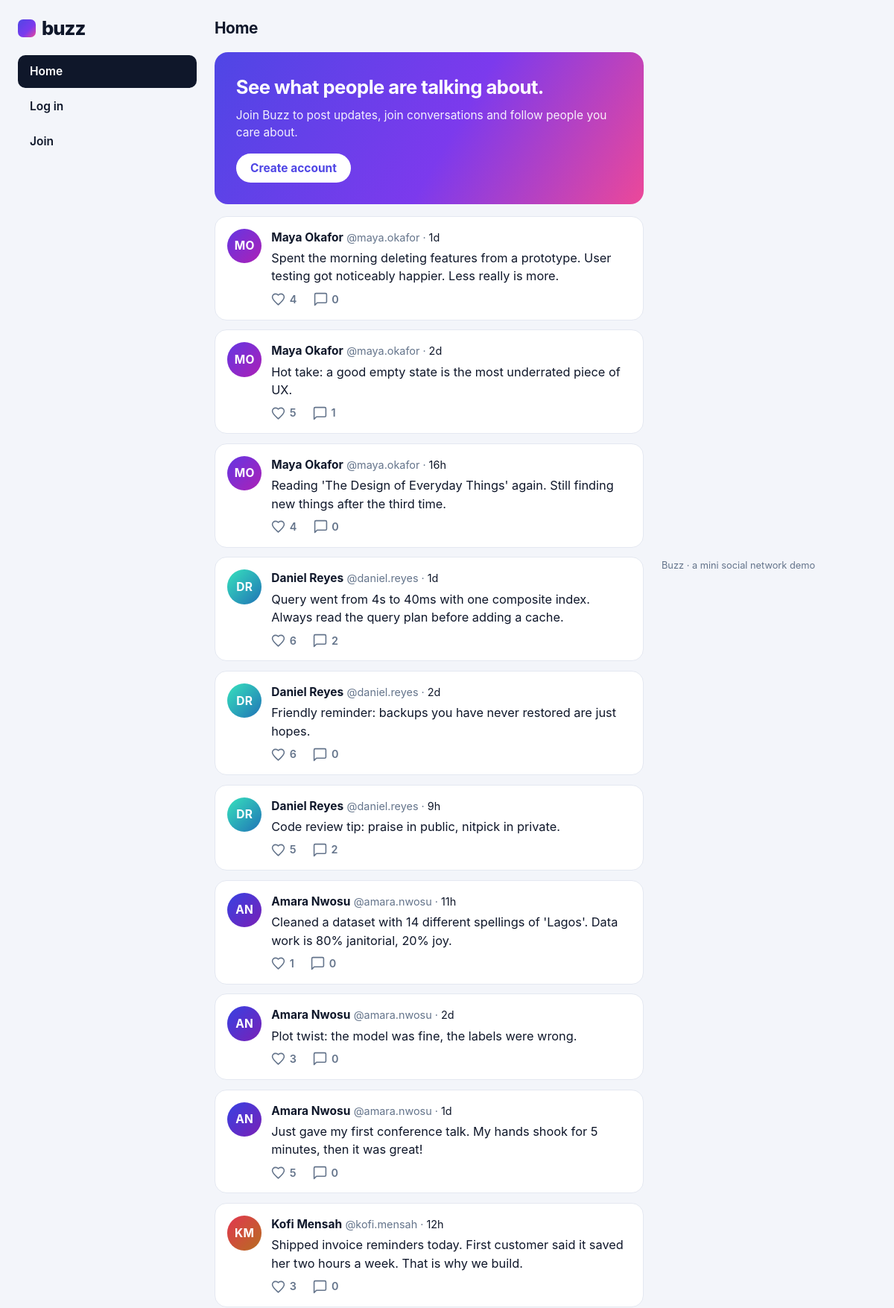
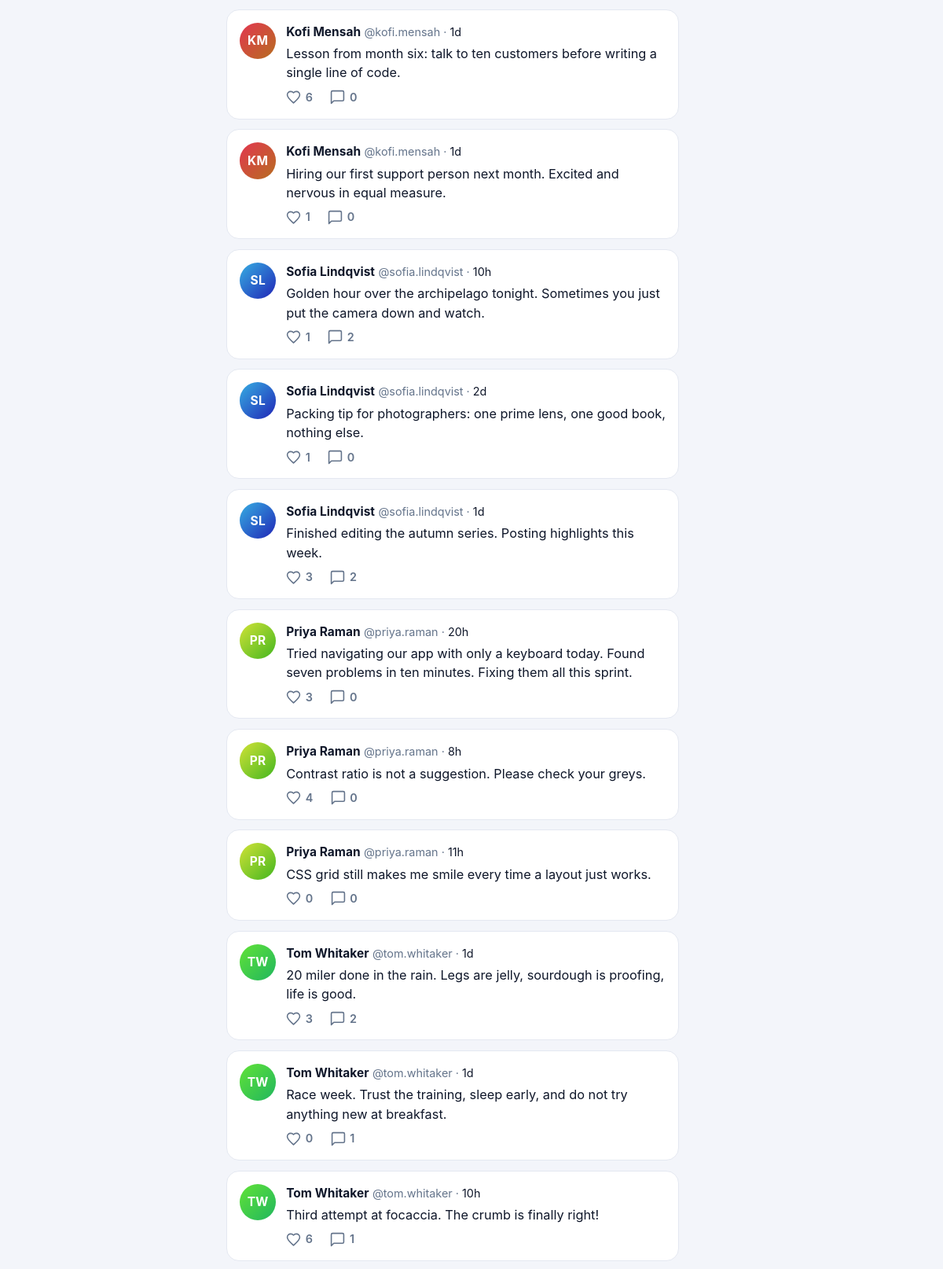
The page / (upper part) on the database its author committed (2 pictures, top to bottom).
### core/models.py (models this page shows, shortened)
class Post(models.Model):
    author = models.ForeignKey(User, on_delete=models.CASCADE, related_name="posts")
    text = models.CharField(max_length=280)
    likes = models.ManyToManyField(User, related_name="liked_posts", blank=True)
    created = models.DateTimeField(auto_now_add=True)
    class Meta: ordering = ["-created"]

### core/views.py (the view)
# urls.py: path("", v.feed, name="feed"),
def feed(request):
    tab = "all"
    posts = Post.objects.all()
    if request.user.is_authenticated and request.GET.get("tab") != "all":
        tab = "following"
        ids = list(request.user.following.values_list("following_id", flat=True)) + [request.user.id]
        posts = posts.filter(author_id__in=ids)
    return render(request, "core/feed.html", {"posts": with_counts(posts)[:50], "tab": tab, "liked_ids": liked_ids(request)})

### core/context.py (called while the page is built)
def sidebar(request):
    if not request.user.is_authenticated:
        return {}
    skip = set(request.user.following.values_list("following_id", flat=True)) | {request.user.id}
    users = get_user_model().objects.exclude(id__in=skip).annotate(nf=Count("followers")).order_by("-nf", "username")[:4]
    return {"suggestions": users}

### core/templatetags/core_extras.py (called while the page is built)
@register.filter
def hue(name): return sum(map(ord, name)) * 53 % 360

@register.filter
def initial(user):
    name = user.get_full_name() or user.username
    return "".join(w[0] for w in name.split()[:2]).upper()

@register.filter
def ago(dt):
    s = int((timezone.now() - dt).total_seconds())
    if s < 60: return "now"
    if s < 3600: return f"{s // 60}m"
    if s < 86400: return f"{s // 3600}h"
    if s < 7 * 86400: return f"{s // 86400}d"
    return dt.strftime("%b %d")

### core/views.py (called while the page is built)
def with_counts(qs):
    return qs.select_related("author").annotate(nlikes=Count("likes", distinct=True), ncomments=Count("comments", distinct=True))

def liked_ids(request):
    return set(request.user.liked_posts.values_list("id", flat=True)) if request.user.is_authenticated else set()

### core/templates/core/feed.html
{% extends "base.html" %}{% block content %}
<h1 class="pt">Home</h1>
{% if user.is_authenticated %}{% include "core/_composer.html" %}
<div class="tabs"><a class="{% if tab == 'following' %}on{% endif %}" href="?tab=following">Following</a><a class="{% if tab == 'all' %}on{% endif %}" href="?tab=all">Everyone</a></div>
{% else %}<div class="hero"><h2>See what people are talking about.</h2><p>Join Buzz to post updates, join conversations and follow people you care about.</p><a class="btn light" href="{% url 'register' %}">Create account</a></div>{% endif %}
{% for p in posts %}{% include "core/_post.html" %}{% empty %}<div class="panel empty"><b>Your feed is quiet.</b><p class="muted">Follow a few people to fill it up.</p><a class="btn sm" href="{% url 'people' %}">Find people</a></div>{% endfor %}{% endblock %}

### core/templates/core/_post.html
{% load core_extras %}<article class="post">
<a class="av" style="--h:{{ p.author.username|hue }}" href="{% url 'profile' p.author.username %}">{{ p.author|initial }}</a>
<div class="body"><div class="meta"><a href="{% url 'profile' p.author.username %}"><b>{{ p.author.get_full_name|default:p.author.username }}</b></a>
<span class="muted">@{{ p.author.username }} &middot; <a class="muted" href="{% url 'post_detail' p.pk %}" title="{{ p.created }}">{{ p.created|ago }}</a></span></div>
<p class="text">{{ p.text|linebreaksbr }}</p>
<div class="acts"><button class="like {% if p.id in liked_ids %}on{% endif %}" data-url="{% url 'like' p.pk %}" aria-label="Like">
<svg viewBox="0 0 24 24" width="19" height="19"><path d="M12 21.35l-1.45-1.32C5.4 15.36 2 12.28 2 8.5 2 5.42 4.42 3 7.5 3c1.74 0 3.41.81 4.5 2.09C13.09 3.81 14.76 3 16.5 3 19.58 3 22 5.42 22 8.5c0 3.78-3.4 6.86-8.55 11.54L12 21.35z"/></svg><span>{{ p.nlikes }}</span></button>
<a class="cm" href="{% url 'post_detail' p.pk %}" aria-label="Comments"><svg viewBox="0 0 24 24" width="19" height="19"><path d="M20 2H4a2 2 0 0 0-2 2v18l4-4h14a2 2 0 0 0 2-2V4a2 2 0 0 0-2-2z"/></svg>{{ p.ncomments }}</a>
{% if p.author == user %}<form method="post" action="{% url 'post_delete' p.pk %}">{% csrf_token %}<button class="link muted">Delete</button></form>{% endif %}</div></div></article>

### core/static/core/style.css (style rules this page uses)
:root { --bg:#f3f5fa;--card:#fff;--ink:#0f172a;--muted:#64748b;--line:#e4e8f1;--brand:#4f46e5;--brand2:#7c3aed;--heart:#f43f5e }
* { box-sizing:border-box }
body { margin:0;background:var(--bg);color:var(--ink);font:15.5px/1.5 Inter,"Segoe UI",system-ui,sans-serif }
a { color:var(--brand);text-decoration:none }
.muted { color:var(--muted);font-size:.9rem }
.muted a { color:var(--muted) }
.pt { font-size:1.3rem;margin:.4rem 0 1rem;letter-spacing:-.02em }
.panel,.post,.comment { background:var(--card);border:1px solid var(--line);border-radius:16px }
button,.btn { font:inherit;font-weight:700;background:var(--brand);color:#fff;border:0;border-radius:99px;padding:.5rem 1.2rem;cursor:pointer;display:inline-block;transition:background .15s,transform .15s,box-shadow .15s }
.btn.light { background:#fff;color:var(--brand) }
.hero { background:linear-gradient(120deg,var(--brand),var(--brand2) 55%,#ec4899);color:#fff;border-radius:18px;padding:1.8rem;margin-bottom:1rem }
.hero h2 { margin:0 0 .4rem;font-size:1.6rem;letter-spacing:-.02em }
.hero p { margin:0 0 1rem;opacity:.92 }
.post,.comment,.person { display:flex;gap:.8rem;padding:1rem;margin-bottom:.8rem;align-items:flex-start }
.post { transition:box-shadow .2s,transform .2s }
.body { flex:1;min-width:0 }
.meta a { color:var(--ink) }
.text { margin:.25rem 0 .5rem;overflow-wrap:anywhere;font-size:1.02rem }
.av { flex:none;width:2.9rem;height:2.9rem;border-radius:50%;display:grid;place-items:center;color:#fff;font-weight:700;letter-spacing:.02em;background:linear-gradient(135deg,hsl(var(--h) 75% 55%),hsl(calc(var(--h) + 40) 70% 42%)) }
.acts { display:flex;gap:1.4rem;align-items:center }
.acts a,.like { display:flex;gap:.35rem;align-items:center;color:var(--muted);font-size:.9rem;font-weight:600 }
.like { background:none;padding:0;border-radius:0 }
.acts svg { fill:none;stroke:currentColor;stroke-width:2;stroke-linejoin:round }

### rows shown on the page
Post: author|initial "MO", author.get_full_name "Maya Okafor", author.username "maya.okafor", created|ago "1d", text "Spent the morning deleting features from a prototype. User testing got noticeably happier. Less really is more.", nlikes "4", ncomments "0"
Post: author|initial "MO", author.get_full_name "Maya Okafor", author.username "maya.okafor", created|ago "2d", text "Hot take: a good empty state is the most underrated piece of UX.", nlikes "5", ncomments "1"
Post: author|initial "MO", author.get_full_name "Maya Okafor", author.username "maya.okafor", created|ago "16h", text "Reading 'The Design of Everyday Things' again. Still finding new things after the third time.", nlikes "4", ncomments "0"
Post: author|initial "DR", author.get_full_name "Daniel Reyes", author.username "daniel.reyes", created|ago "1d", text "Query went from 4s to 40ms with one composite index. Always read the query plan before adding a cache.", nlikes "6", ncomments "2"
Post: author|initial "DR", author.get_full_name "Daniel Reyes", author.username "daniel.reyes", created|ago "2d", text "Friendly reminder: backups you have never restored are just hopes.", nlikes "6", ncomments "0"
Post: author|initial "DR", author.get_full_name "Daniel Reyes", author.username "daniel.reyes", created|ago "9h", text "Code review tip: praise in public, nitpick in private.", nlikes "5", ncomments "2"
Post: author|initial "AN", author.get_full_name "Amara Nwosu", author.username "amara.nwosu", created|ago "11h", text "Cleaned a dataset with 14 different spellings of 'Lagos'. Data work is 80% janitorial, 20% joy.", nlikes "1", ncomments "0"
Post: author|initial "AN", author.get_full_name "Amara Nwosu", author.username "amara.nwosu", created|ago "2d", text "Plot twist: the model was fine, the labels were wrong.", nlikes "3", ncomments "0"
Post: author|initial "AN", author.get_full_name "Amara Nwosu", author.username "amara.nwosu", created|ago "1d", text "Just gave my first conference talk. My hands shook for 5 minutes, then it was great!", nlikes "5", ncomments "0"
Post: author|initial "KM", author.get_full_name "Kofi Mensah", author.username "kofi.mensah", created|ago "12h", text "Shipped invoice reminders today. First customer said it saved her two hours a week. That is why we build.", nlikes "3", ncomments "0"
Post: author|initial "KM", author.get_full_name "Kofi Mensah", author.username "kofi.mensah", created|ago "1d", text "Lesson from month six: talk to ten customers before writing a single line of code.", nlikes "6", ncomments "0"
Post: author|initial "KM", author.get_full_name "Kofi Mensah", author.username "kofi.mensah", created|ago "1d", text "Hiring our first support person next month. Excited and nervous in equal measure.", nlikes "1", ncomments "0"
Post: author|initial "SL", author.get_full_name "Sofia Lindqvist", author.username "sofia.lindqvist", created|ago "10h", text "Golden hour over the archipelago tonight. Sometimes you just put the camera down and watch.", nlikes "1", ncomments "2"
Post: author|initial "SL", author.get_full_name "Sofia Lindqvist", author.username "sofia.lindqvist", created|ago "2d", text "Packing tip for photographers: one prime lens, one good book, nothing else.", nlikes "1", ncomments "0"
Post: author|initial "SL", author.get_full_name "Sofia Lindqvist", author.username "sofia.lindqvist", created|ago "1d", text "Finished editing the autumn series. Posting highlights this week.", nlikes "3", ncomments "2"
Post: author|initial "PR", author.get_full_name "Priya Raman", author.username "priya.raman", created|ago "20h", text "Tried navigating our app with only a keyboard today. Found seven problems in ten minutes. Fixing them all this sprint.", nlikes "3", ncomments "0"
Post: author|initial "PR", author.get_full_name "Priya Raman", author.username "priya.raman", created|ago "8h", text "Contrast ratio is not a suggestion. Please check your greys.", nlikes "4", ncomments "0"
Post: author|initial "PR", author.get_full_name "Priya Raman", author.username "priya.raman", created|ago "11h", text "CSS grid still makes me smile every time a layout just works.", nlikes "0", ncomments "0"
Post: author|initial "TW", author.get_full_name "Tom Whitaker", author.username "tom.whitaker", created|ago "1d", text "20 miler done in the rain. Legs are jelly, sourdough is proofing, life is good.", nlikes "3", ncomments "2"
Post: author|initial "TW", author.get_full_name "Tom Whitaker", author.username "tom.whitaker", created|ago "1d", text "Race week. Trust the training, sleep early, and do not try anything new at breakfast.", nlikes "0", ncomments "1"
Post: author|initial "TW", author.get_full_name "Tom Whitaker", author.username "tom.whitaker", created|ago "10h", text "Third attempt at focaccia. The crumb is finally right!", nlikes "6", ncomments "1"
